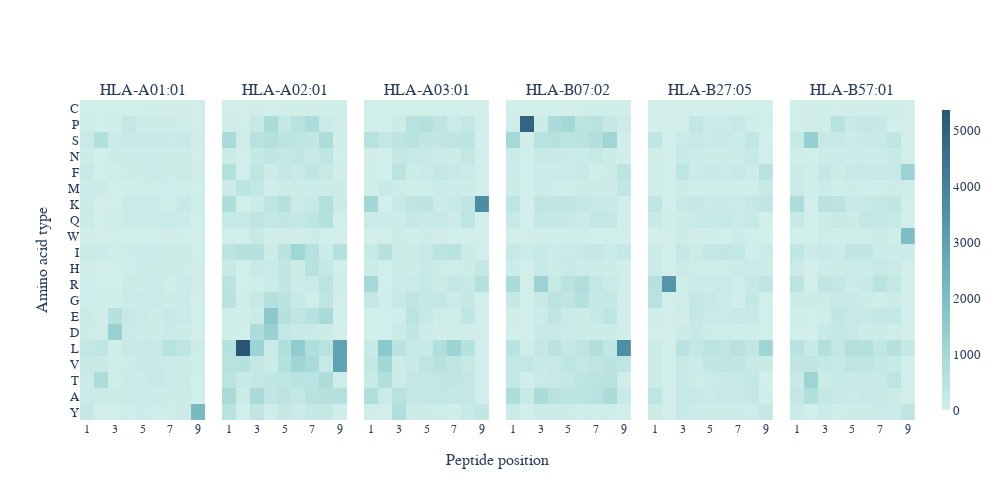

Here is the notebook cell this chart was saved with:
### Code cell
# 两个基本参数：设置行、列
fig = make_subplots(rows=1, cols=6,horizontal_spacing=0.02,x_title='Peptide position',#start_cell="bottom-left", # 'bottom-left', 'top-left
                    subplot_titles=["HLA-A01:01","HLA-A02:01","HLA-A03:01",'HLA-B07:02','HLA-B27:05','HLA-B57:01'],shared_yaxes=True,shared_xaxes=True)  # 1行2列

# 添加两个数据轨迹，构成两个图形
fig.add_trace(
    go.Heatmap(z=pd.DataFrame(A0101_length9_positive_aatype_position_unsoftmax_pd),colorscale='teal',
                   x=['1', '2', '3', '4', '5','6','7','8','9'],
                   y=['Y', 'A', 'T', 'V', 'L','D','E','G','R', 'H','I', 'W', 'Q','K', 'M','F', 'N', 'S','P','C'],coloraxis='coloraxis',
                   hoverongaps = False),
    row=1, col=1  # 第一行第一列
)

fig.add_trace(
    go.Heatmap(z=pd.DataFrame(A0201_length9_positive_aatype_position_unsoftmax_pd),colorscale='teal',
                   x=['1', '2', '3', '4', '5','6','7','8','9'],
                   y=['Y', 'A', 'T', 'V', 'L','D','E','G','R', 'H','I', 'W', 'Q','K', 'M','F', 'N', 'S','P','C'],coloraxis='coloraxis',
                   hoverongaps = False),
    row=1, col=2  # 第一行第二列
)

fig.add_trace(
    go.Heatmap(z=pd.DataFrame(A0301_length9_positive_aatype_position_unsoftmax_pd),colorscale='teal',
                    x=['1', '2', '3', '4', '5','6','7','8','9'],
                   y=['Y', 'A', 'T', 'V', 'L','D','E','G','R', 'H','I', 'W', 'Q','K', 'M','F', 'N', 'S','P','C'],coloraxis='coloraxis',
                   hoverongaps = False),
    row=1, col=3  # 第一行第二列
)
fig.add_trace(
    go.Heatmap(z=pd.DataFrame(B0702_length9_positive_aatype_position_unsoftmax_pd),colorscale='teal',
                    x=['1', '2', '3', '4', '5','6','7','8','9'],
                   y=['Y', 'A', 'T', 'V', 'L','D','E','G','R', 'H','I', 'W', 'Q','K', 'M','F', 'N', 'S','P','C'],coloraxis='coloraxis',
                   hoverongaps = False),
    row=1, col=4  # 第一行第二列
)

fig.add_trace(
    go.Heatmap(z=pd.DataFrame(B2705_length9_positive_aatype_position_unsoftmax_pd),colorscale='teal',
                    x=['1', '2', '3', '4', '5','6','7','8','9'],
                   y=['Y', 'A', 'T', 'V', 'L','D','E','G','R', 'H','I', 'W', 'Q','K', 'M','F', 'N', 'S','P','C'],coloraxis='coloraxis',
                   hoverongaps = False),
    row=1, col=5  # 第一行第二列
)

fig.add_trace(
    go.Heatmap(z=pd.DataFrame(B5701_length9_positive_aatype_position_unsoftmax_pd),colorscale='teal',
                    x=['1', '2', '3', '4', '5','6','7','8','9'],
                   y=['Y', 'A', 'T', 'V', 'L','D','E','G','R', 'H','I', 'W', 'Q','K', 'M','F', 'N', 'S','P','C'],coloraxis='coloraxis',
                   hoverongaps = False),
    row=1, col=6  # 第一行第二列
)
fig.update_layout(width=1000,height=500,
                      paper_bgcolor='rgba(0,0,0,0)',
    plot_bgcolor='rgba(0,0,0,0)',
        font=dict(
        family="black",
        size=13))
fig.update_xaxes(tickangle=0, tickfont=dict(family='black', size=12))
# fig.update_xaxes(title='Peptide position', row=1, col=3)
fig.update_yaxes(title_text="Amino acid type", row=1, col=1)
fig.update_coloraxes(colorbar_thickness=8)
fig.update_coloraxes(colorscale='teal')
# fig.update_yaxes(title='peptide length')
# # 设置图形的宽高和标题
# fig.update_layout(height=300, 
#                   width=800, 
#                   title_text="子图制作")
fig.show()

### Figure 1 — Plotly figure (JSON) as saved in the notebook; plotly's stock layout.template omitted (floating-point values rounded to 4 significant figures; data arrays with more than 128 entries replaced by an {"elided": "..."} marker saying what was removed)
{"data": [{"coloraxis": "coloraxis", "colorscale": [[0, "rgb(209, 238, 234)"], [0.1667, "rgb(168, 219, 217)"], [0.3333, "rgb(133, 196, 201)"], [0.5, "rgb(104, 171, 184)"], [0.6667, "rgb(79, 144, 166)"], [0.8333, "rgb(59, 115, 143)"], [1, "rgb(42, 86, 116)"]], "hoverongaps": false, "type": "heatmap", "x": ["1", "2", "3", "4", "5", "6", "7", "8", "9"], "xaxis": "x", "y": ["Y", "A", "T", "V", "L", "D", "E", "G", "R", "H", "I", "W", "Q", "K", "M", "F", "N", "S", "P", "C"], "yaxis": "y", "z": {"elided": "20x9 float values"}}, {"coloraxis": "coloraxis", "colorscale": [[0, "rgb(209, 238, 234)"], [0.1667, "rgb(168, 219, 217)"], [0.3333, "rgb(133, 196, 201)"], [0.5, "rgb(104, 171, 184)"], [0.6667, "rgb(79, 144, 166)"], [0.8333, "rgb(59, 115, 143)"], [1, "rgb(42, 86, 116)"]], "hoverongaps": false, "type": "heatmap", "x": ["1", "2", "3", "4", "5", "6", "7", "8", "9"], "xaxis": "x2", "y": ["Y", "A", "T", "V", "L", "D", "E", "G", "R", "H", "I", "W", "Q", "K", "M", "F", "N", "S", "P", "C"], "yaxis": "y2", "z": {"elided": "20x9 float values"}}, {"coloraxis": "coloraxis", "colorscale": [[0, "rgb(209, 238, 234)"], [0.1667, "rgb(168, 219, 217)"], [0.3333, "rgb(133, 196, 201)"], [0.5, "rgb(104, 171, 184)"], [0.6667, "rgb(79, 144, 166)"], [0.8333, "rgb(59, 115, 143)"], [1, "rgb(42, 86, 116)"]], "hoverongaps": false, "type": "heatmap", "x": ["1", "2", "3", "4", "5", "6", "7", "8", "9"], "xaxis": "x3", "y": ["Y", "A", "T", "V", "L", "D", "E", "G", "R", "H", "I", "W", "Q", "K", "M", "F", "N", "S", "P", "C"], "yaxis": "y3", "z": {"elided": "20x9 float values"}}, {"coloraxis": "coloraxis", "colorscale": [[0, "rgb(209, 238, 234)"], [0.1667, "rgb(168, 219, 217)"], [0.3333, "rgb(133, 196, 201)"], [0.5, "rgb(104, 171, 184)"], [0.6667, "rgb(79, 144, 166)"], [0.8333, "rgb(59, 115, 143)"], [1, "rgb(42, 86, 116)"]], "hoverongaps": false, "type": "heatmap", "x": ["1", "2", "3", "4", "5", "6", "7", "8", "9"], "xaxis": "x4", "y": ["Y", "A", "T", "V", "L", "D", "E", "G", "R", "H", "I", "W", "Q", "K", "M", "F", "N", "S", "P", "C"], "yaxis": "y4", "z": {"elided": "20x9 float values"}}, {"coloraxis": "coloraxis", "colorscale": [[0, "rgb(209, 238, 234)"], [0.1667, "rgb(168, 219, 217)"], [0.3333, "rgb(133, 196, 201)"], [0.5, "rgb(104, 171, 184)"], [0.6667, "rgb(79, 144, 166)"], [0.8333, "rgb(59, 115, 143)"], [1, "rgb(42, 86, 116)"]], "hoverongaps": false, "type": "heatmap", "x": ["1", "2", "3", "4", "5", "6", "7", "8", "9"], "xaxis": "x5", "y": ["Y", "A", "T", "V", "L", "D", "E", "G", "R", "H", "I", "W", "Q", "K", "M", "F", "N", "S", "P", "C"], "yaxis": "y5", "z": {"elided": "20x9 float values"}}, {"coloraxis": "coloraxis", "colorscale": [[0, "rgb(209, 238, 234)"], [0.1667, "rgb(168, 219, 217)"], [0.3333, "rgb(133, 196, 201)"], [0.5, "rgb(104, 171, 184)"], [0.6667, "rgb(79, 144, 166)"], [0.8333, "rgb(59, 115, 143)"], [1, "rgb(42, 86, 116)"]], "hoverongaps": false, "type": "heatmap", "x": ["1", "2", "3", "4", "5", "6", "7", "8", "9"], "xaxis": "x6", "y": ["Y", "A", "T", "V", "L", "D", "E", "G", "R", "H", "I", "W", "Q", "K", "M", "F", "N", "S", "P", "C"], "yaxis": "y6", "z": {"elided": "20x9 float values"}}], "layout": {"annotations": [{"font": {"size": 16}, "showarrow": false, "text": "HLA-A01:01", "x": 0.075, "xanchor": "center", "xref": "paper", "y": 1, "yanchor": "bottom", "yref": "paper"}, {"font": {"size": 16}, "showarrow": false, "text": "HLA-A02:01", "x": 0.245, "xanchor": "center", "xref": "paper", "y": 1, "yanchor": "bottom", "yref": "paper"}, {"font": {"size": 16}, "showarrow": false, "text": "HLA-A03:01", "x": 0.415, "xanchor": "center", "xref": "paper", "y": 1, "yanchor": "bottom", "yref": "paper"}, {"font": {"size": 16}, "showarrow": false, "text": "HLA-B07:02", "x": 0.585, "xanchor": "center", "xref": "paper", "y": 1, "yanchor": "bottom", "yref": "paper"}, {"font": {"size": 16}, "showarrow": false, "text": "HLA-B27:05", "x": 0.755, "xanchor": "center", "xref": "paper", "y": 1, "yanchor": "bottom", "yref": "paper"}, {"font": {"size": 16}, "showarrow": false, "text": "HLA-B57:01", "x": 0.925, "xanchor": "center", "xref": "paper", "y": 1, "yanchor": "bottom", "yref": "paper"}, {"font": {"size": 16}, "showarrow": false, "text": "Peptide position", "x": 0.5, "xanchor": "center", "xref": "paper", "y": 0, "yanchor": "top", "yref": "paper", "yshift": -30}], "coloraxis": {"colorbar": {"thickness": 8}, "colorscale": [[0, "rgb(209, 238, 234)"], [0.1667, "rgb(168, 219, 217)"], [0.3333, "rgb(133, 196, 201)"], [0.5, "rgb(104, 171, 184)"], [0.6667, "rgb(79, 144, 166)"], [0.8333, "rgb(59, 115, 143)"], [1, "rgb(42, 86, 116)"]]}, "font": {"family": "black", "size": 13}, "height": 500, "paper_bgcolor": "rgba(0,0,0,0)", "plot_bgcolor": "rgba(0,0,0,0)", "width": 1000, "xaxis": {"anchor": "y", "domain": [0, 0.15], "tickangle": 0, "tickfont": {"family": "black", "size": 12}}, "xaxis2": {"anchor": "y2", "domain": [0.17, 0.32], "tickangle": 0, "tickfont": {"family": "black", "size": 12}}, "xaxis3": {"anchor": "y3", "domain": [0.34, 0.49], "tickangle": 0, "tickfont": {"family": "black", "size": 12}}, "xaxis4": {"anchor": "y4", "domain": [0.51, 0.66], "tickangle": 0, "tickfont": {"family": "black", "size": 12}}, "xaxis5": {"anchor": "y5", "domain": [0.68, 0.83], "tickangle": 0, "tickfont": {"family": "black", "size": 12}}, "xaxis6": {"anchor": "y6", "domain": [0.85, 1], "tickangle": 0, "tickfont": {"family": "black", "size": 12}}, "yaxis": {"anchor": "x", "domain": [0, 1], "title": {"text": "Amino acid type"}}, "yaxis2": {"anchor": "x2", "domain": [0, 1], "matches": "y", "showticklabels": false}, "yaxis3": {"anchor": "x3", "domain": [0, 1], "matches": "y", "showticklabels": false}, "yaxis4": {"anchor": "x4", "domain": [0, 1], "matches": "y", "showticklabels": false}, "yaxis5": {"anchor": "x5", "domain": [0, 1], "matches": "y", "showticklabels": false}, "yaxis6": {"anchor": "x6", "domain": [0, 1], "matches": "y", "showticklabels": false}}}
